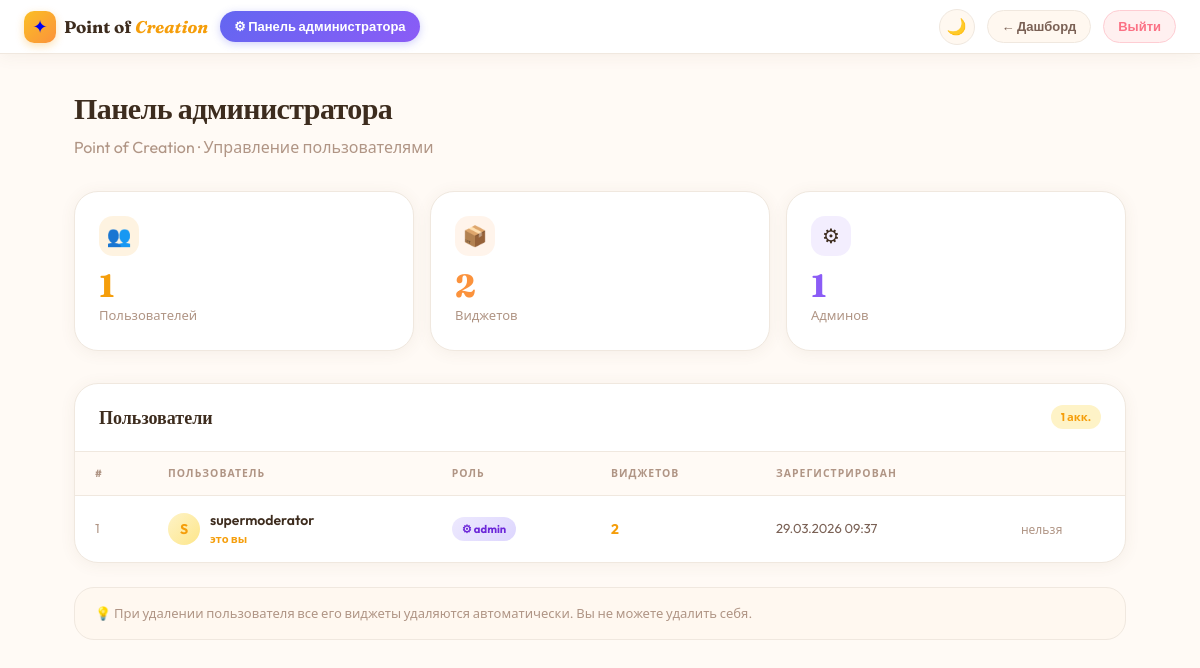
/admin.php (signed in), run on the app's committed database.
### tables this page shows
CREATE TABLE users (
            id         INTEGER PRIMARY KEY AUTOINCREMENT,
            username   TEXT    NOT NULL UNIQUE,
            password   TEXT    NOT NULL,
            role       TEXT    NOT NULL DEFAULT 'user' CHECK(role IN ('admin','user')),
            created_at TEXT    NOT NULL DEFAULT (datetime('now'))
        );

### core/auth.php (called while the page is built, shortened)
<?php
function current_user(): ?array
{
    return $_SESSION['user'] ?? null;
}

### admin.php (the view, shortened to what this page needs)
<?php
require_once __DIR__ . '/core/auth.php';
require_once __DIR__ . '/templates/layout.php';
$db = get_db();
$users = $db->query("
    SELECT u.id, u.username, u.role, u.created_at,
           COUNT(w.id) AS widget_count
    FROM users u
    LEFT JOIN widgets w ON w.user_id = u.id
    GROUP BY u.id ORDER BY u.created_at DESC
")->fetchAll();
$totals = $db->query("
    SELECT
        (SELECT COUNT(*) FROM users)                    AS total_users,
        (SELECT COUNT(*) FROM widgets)                  AS total_widgets,
        (SELECT COUNT(*) FROM users WHERE role='admin') AS total_admins
")->fetch();
layout_start('Администратор', ['body_class' => 'admin-page']);
?>
<nav class="navbar">
  <a href="/" class="logo">
    <div class="logo__mark">✦</div>
    <span class="logo__text">Point of <em>Creation</em></span>
  </a>
  <span class="btn btn--admin" style="cursor:default">⚙ Панель администратора</span>
  <button class="theme-toggle" id="theme-toggle" onclick="toggleTheme()" title="Сменить тему">🌙</button>
  <a href="/" class="btn btn--ghost">← Дашборд</a>
  <a href="/logout.php" class="btn btn--danger">Выйти</a>
</nav>
<div class="admin-content">
  <div style="margin-bottom:2rem">
    <h1 class="font-display" style="font-size:1.875rem;font-weight:700;color:var(--text);letter-spacing:-.02em">Панель администратора</h1>
    <p style="color:var(--text3);margin-top:.25rem">Point of Creation · Управление пользователями</p>
  </div>
  <div class="admin-stats">
    <?php foreach ([
      ['👥','Пользователей',$totals['total_users'],'rgba(245,158,11,.12)','var(--amber)'],
      ['📦','Виджетов',     $totals['total_widgets'],'rgba(251,146,60,.1)','var(--orange)'],
      ['⚙', 'Админов',     $totals['total_admins'],'rgba(139,92,246,.1)','#8b5cf6'],
    ] as [$icon,$label,$val,$bg,$color]): ?>
      <div class="stat-card">
        <div class="stat-card__icon" style="background:<?= $bg ?>"><?= $icon ?></div>
        <div class="stat-card__value" style="color:<?= $color ?>"><?= (int)$val ?></div>
        <div class="stat-card__label"><?= $label ?></div>
      </div>
    <?php endforeach; ?>
  </div>
  <div class="admin-table-card">
    <div class="admin-table-card__head">
      <h2 class="font-display" style="font-size:1.125rem;font-weight:700;color:var(--text)">Пользователи</h2>
      <span class="topbar__badge"><?= count($users) ?> акк.</span>
    </div>
    <table class="admin-table">
      <thead><tr>
        <th>#</th><th>Пользователь</th><th>Роль</th><th>Виджетов</th><th>Зарегистрирован</th><th></th>
      </tr></thead>
      <tbody>
        <?php foreach ($users as $u):
          $isSelf = ((int)$u['id'] === (int)current_user()['id']); ?>
          <tr>
            <td style="color:var(--text3);font-size:.8125rem"><?= $u['id'] ?></td>
            <td>
              <div style="display:flex;align-items:center;gap:.625rem">
                <div class="user-avatar"><?= strtoupper(mb_substr($u['username'],0,1)) ?></div>
                <div>
                  <div style="font-weight:600;color:var(--text)"><?= htmlspecialchars($u['username']) ?></div>
                  <?php if ($isSelf): ?><div style="font-size:.7rem;color:var(--amber);font-weight:600">это вы</div><?php endif; ?>
                </div>
              </div>
            </td>
            <td><span class="role-badge role-badge--<?= $u['role'] ?>"><?= $u['role']==='admin'?'⚙ admin':'user' ?></span></td>
            <td style="font-weight:700;color:var(--amber)"><?= (int)$u['widget_count'] ?></td>
            <td style="color:var(--text2);font-size:.8125rem"><?= date('d.m.Y H:i', strtotime($u['created_at'])) ?></td>
            <td>
              <?php if (!$isSelf): ?>
                <form method="POST" onsubmit="return confirm('Удалить «<?= htmlspecialchars($u['username'],ENT_QUOTES) ?>»?')">
                  <input type="hidden" name="csrf" value="<?= csrf_token() ?>">
                  <input type="hidden" name="delete_user" value="<?= $u['id'] ?>">
                  <button type="submit" class="btn btn--danger">Удалить</button>
                </form>
              <?php else: ?><span style="font-size:.75rem;color:var(--text3)">нельзя</span><?php endif; ?>
            </td>
          </tr>
        <?php endforeach; ?>
      </tbody>
    </table>
  </div>
  <div class="admin-footer-note">
    💡 При удалении пользователя все его виджеты удаляются автоматически. Вы не можете удалить себя.
  </div>
</div>
<?php layout_end(); ?>

### templates/layout.php (shortened to what this page needs)
<?php
function layout_start(string $title = 'Dashboard', array $opts = []): void
{
    $body_class = $opts['body_class'] ?? '';
?>
<!DOCTYPE html>
<html lang="ru">
<head>
  <link rel="stylesheet" href="/public/css/app.css">
</head>
<body class="<?= htmlspecialchars($body_class) ?>">
<?php
}
function layout_end(array $scripts = []): void
{
?>
</body>
</html>
<?php
}

### data on the page
users: id "1", username "S", username "supermoderator", shows "это вы", role "⚙ admin", widget_count "2", created_at "29.03.2026 09:37", shows "нельзя"

### other printed values
$icon "👥"
$val "1"
$label "Пользователей"
$icon "📦"
$val "2"
$label "Виджетов"
$icon "⚙"
$label "Админов"
count($users) "1"
